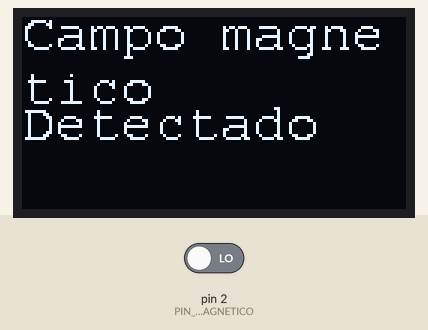
This sketch was run on a simulated Arduino Uno, built with avr-gcc and run on an emulated ATmega328P. On the bench: 128×64 one-colour display. Inputs (shaded band) come from the test bench; at power-on: pin 2 (PIN_SENSOR_MAGNETICO) LOW.

Above: at 1.8 s.
1.9 s: pin 2 (PIN_SENSOR_MAGNETICO) driven HIGH
At 2.8 s:
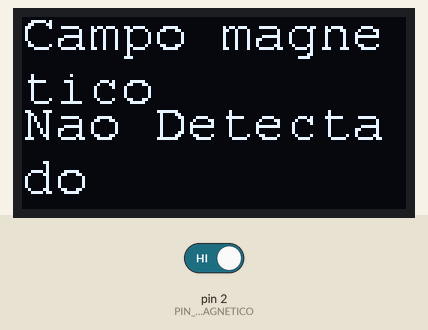
3.6 s: pin 2 (PIN_SENSOR_MAGNETICO) driven LOW
At 4.9 s:
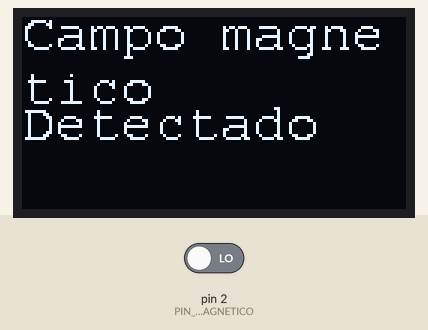
Timing chart, 0 to 6.6 s (numbered marks = the images above; inputs shaded):
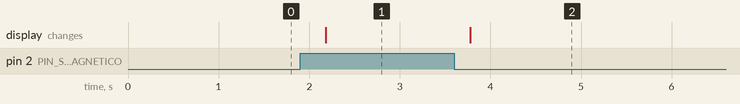

The sketch:

SENSOR_MAGNETICO.ino
```cpp
#include <Wire.h>
#include <Adafruit_GFX.h>
#include <Adafruit_SH1106.h>
#include <Fonts/FreeMono9pt7b.h>

#define OLED_RESET -1
#define PIN_SENSOR_MAGNETICO 2

Adafruit_SH1106 display(OLED_RESET);

void setup() {
  display.begin(SH1106_SWITCHCAPVCC, 0x3C);
  pinMode(PIN_SENSOR_MAGNETICO, INPUT);
  Serial.begin(9600);
}

void loop() {
  display.clearDisplay();
  display.setFont(&FreeMono9pt7b);
  display.setTextColor(WHITE);
  display.setTextSize(0);

  bool sensorAtivo = digitalRead(PIN_SENSOR_MAGNETICO);

  if (sensorAtivo) {
    exibirMensagem("Campo magnetico", "Nao Detectado");
  } else {
    exibirMensagem("Campo magnetico", "Detectado");
  }

  display.display();
  delay(500);
}

void exibirMensagem(const char* linha1, const char* linha2) {
  display.setCursor(0, 10);
  display.print(linha1);
  display.setCursor(0, 40);
  display.print(linha2);
}
```

Measured:
- after the input at 1.9 s, the display: changes after 0.28 s (image 1)
- after the input at 3.6 s, the display: changes after 0.17 s (image 2)
